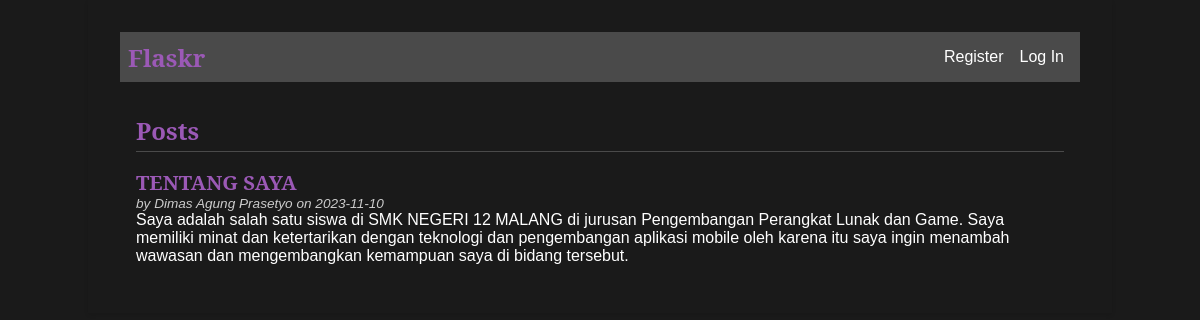
The page / on the database its author committed.
### tables this page shows
CREATE TABLE post (
  id INTEGER PRIMARY KEY AUTOINCREMENT,
  author_id INTEGER NOT NULL,
  created TIMESTAMP NOT NULL DEFAULT CURRENT_TIMESTAMP,
  title TEXT NOT NULL,
  body TEXT NOT NULL,
  FOREIGN KEY (author_id) REFERENCES user (id)
);

CREATE TABLE user (
  id INTEGER PRIMARY KEY AUTOINCREMENT,
  username TEXT UNIQUE NOT NULL,
  password TEXT NOT NULL
);

### flaskr/blog.py (the view)
@bp.route('/')
def index():
    db = get_db()
    posts = db.execute(
        'SELECT p.id, title, body, created, author_id, username'
        ' FROM post p JOIN user u ON p.author_id = u.id'
        ' ORDER BY created DESC'
    ).fetchall()
    return render_template('blog/index.html', posts=posts)

### flaskr/auth.py (called while the page is built)
@bp.before_app_request
def load_logged_in_user():
    user_id = session.get('user_id')
    if user_id is None:
        g.user = None
    else:
        g.user = get_db().execute(
            'SELECT * FROM user WHERE id = ?', (user_id,)
        ).fetchone()

### flaskr/db.py (called while the page is built)
def get_db():
    if 'db' not in g:
        g.db = sqlite3.connect(
            current_app.config['DATABASE'],
            detect_types=sqlite3.PARSE_DECLTYPES
        )
        g.db.row_factory = sqlite3.Row
    return g.db

### flaskr/templates/blog/index.html (shortened to what this page needs)
{% extends 'base.html' %}
{% block header %}
  <h1>{% block title %}Posts{% endblock %}</h1>
{% endblock %}
{% block content %}
  {% for post in posts %}
    <article class="post">
      <header>
        <div>
          <h1>{{ post['title'] }}</h1>
          <div class="about">by {{ post['username'] }} on {{ post['created'].strftime('%Y-%m-%d') }}</div>
        </div>
      </header>
      <p class="body">{{ post['body'] }}</p>
    </article>
  {% endfor %}
{% endblock %}

### flaskr/templates/base.html (shortened to what this page needs)
<!doctype html>
<link rel="stylesheet" href="{{ url_for('static', filename='style.css') }}">
<nav>
  <h1>Flaskr</h1>
  <ul>
    {% if g.user %}
      <li><span>{{ g.user['username'] }}</span>
      <li><a href="{{ url_for('auth.logout') }}">Log Out</a>
    {% else %}
      <li><a href="{{ url_for('auth.register') }}">Register</a>
      <li><a href="{{ url_for('auth.login') }}">Log In</a>
    {% endif %}
  </ul>
</nav>
<section class="content">
  <header>
    {% block header %}{% endblock %}
  </header>
  {% block content %}{% endblock %}
</section>

### flaskr/static/style.css (style rules this page uses)
html, body, h1, h2, h3, h4, h5, h6, p { margin: 0; padding: 0; }
h1, h2, h3 { font-family: 'Serif', serif; color: #9b59b6; margin: 1rem 0; }
a { color: #9b59b6; text-decoration: none; }
nav { background: #4a4a4a; display: flex; align-items: center; padding: 0.5rem; }
nav h1 { flex: 1; margin: 0; }
nav ul { display: flex; list-style: none; margin: 0; padding: 0; }
nav ul li a, nav ul li span, header .action { display: block; padding: 0.5rem; color: #fff; }
.content { padding: 1rem; }
.content > header { border-bottom: 1px solid #4a4a4a; display: flex; align-items: flex-end; }
.content > header h1 { flex: 1; margin: 1rem 0 0.25rem 0; }
.post > header { display: flex; align-items: flex-end; font-size: 0.85em; }
.post > header > div:first-of-type { flex: 1; }
.post > header h1 { font-size: 1.5em; margin-bottom: 0; }
.post .about { color: #ccc; font-style: italic; }
.post .body { white-space: pre-line; }
.content:last-child { margin-bottom: 0; }

### rows shown on the page
post: title "TENTANG SAYA", username "Dimas Agung Prasetyo", created "2023-11-10", body "Saya adalah salah satu siswa di SMK NEGERI 12 MALANG di jurusan Pengembangan Perangkat Lunak dan Game. Saya memiliki minat dan ketertarikan dengan teknologi dan pengembangan aplikasi mobile oleh karena itu saya ingin menambah wawasan dan mengembangkan kemampuan saya di bidang tersebut."
